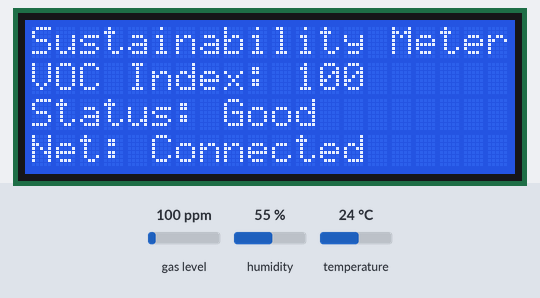
Simulated run of this sketch. Board: Arduino Uno, built with avr-gcc and run on an emulated ATmega328P. Shown: 20×4 character LCD. Inputs (shaded band) come from the test bench; at power-on: gas level 100 ppm, humidity 55 %, temperature 24 °C. Storage starts empty.

Above: at 2.8 s.
2.9 s: gas level set to 20 ppm
At 5.0 s:
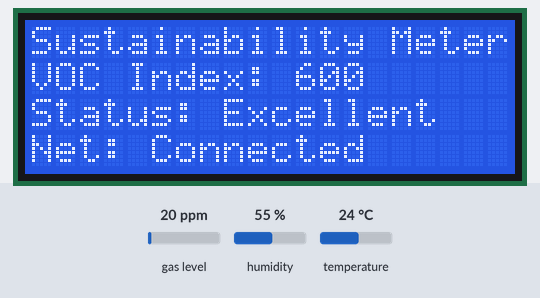
5.3 s: gas level set to 250 ppm
At 6.8 s:
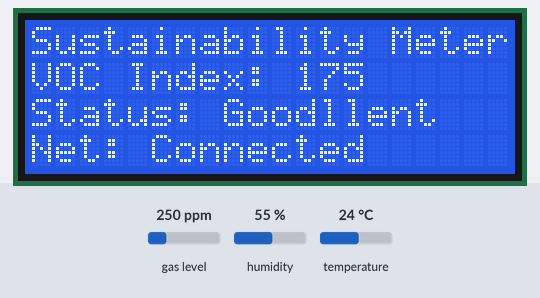
7.5 s: gas level set to 500 ppm
At 9.4 s:
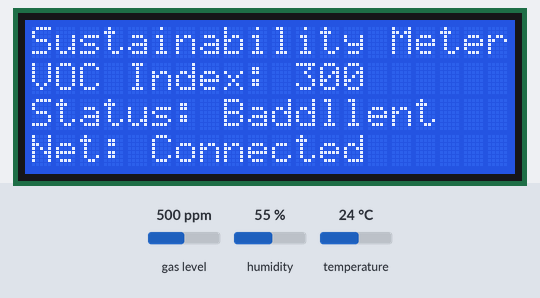
9.7 s: gas level set to 750 ppm
At 11.0 s:
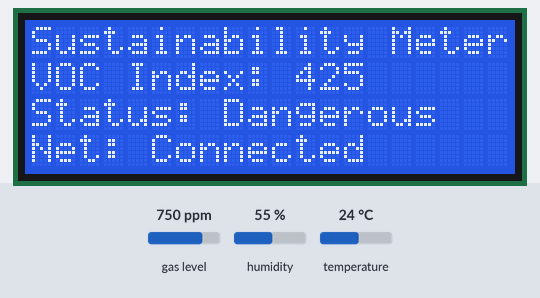
12.2 s: gas level set to 250 ppm
At 13.7 s:
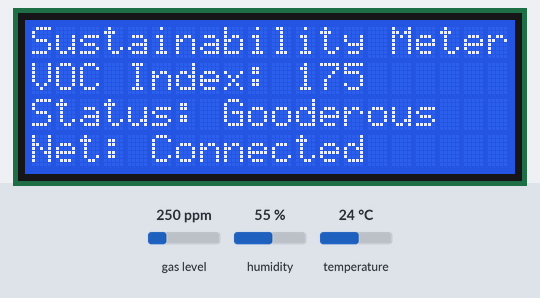
14.7 s: gas level set to 500 ppm
At 16.5 s:
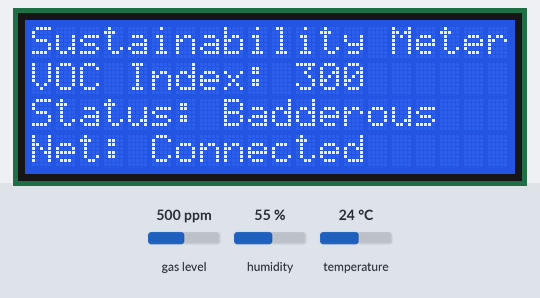
Timing chart, 0 to 17.9 s (numbered marks = the images above; inputs shaded):
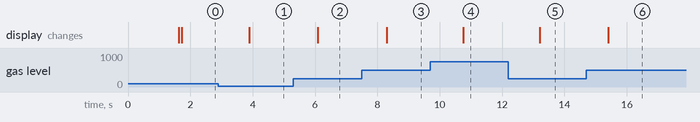

Measured:
- after the input at 2.9 s, the display: changes after 0.99 s (image 1)
- after the input at 5.3 s, the display: changes after 0.79 s (image 2)
- after the input at 7.5 s, the display: changes after 0.79 s (image 3)
- after the input at 9.7 s, the display: changes after 1.0 s (image 4)
- after the input at 12.2 s, the display: changes after 1.0 s (image 5)
- after the input at 14.7 s, the display: changes after 0.70 s (image 6)

The sketch:

voc_sensor.ino
```cpp
#include <sustainable_sensor.h>
#include "Adafruit_SGP40.h"
#include "Adafruit_SHT31.h"

#define CAMPUS "KB"
#define BUILDING "FJ"
#define ROOM "TLB"

// Define VOC Index values
#define VOC_TOO_HIGH 400
#define VOC_VERY_HIGH 300
#define VOC_HIGH 200
#define VOC_OKAY 100
#define VOC_EXCELLENT 0

// Initalise the VOC sensor and its data collection instance
Adafruit_SGP40 sgp;
Adafruit_SHT31 sht31;
uint16_t sraw;
int32_t voc_index;
SensorModule voc("VOC", "VOC Index: ", CAMPUS, BUILDING, ROOM);

void setup()
{
  if (DEBUG_FLAG)
  {
    Serial.begin(9600);
    if(SD.begin(SD_PIN)){
      sd_file_ = SD.open(LOGS_FILE, FILE_WRITE);
      sd_file_.print(millis());
      sd_file_.print(": ");
      sd_file_.println("Debug begin.");
      sd_file_.close();
    }
    Serial.println("Debug begin");
  }
}

void loop()
{
  float temperature = sht31.readTemperature();
  float humidity = sht31.readHumidity();
  voc_index = sgp.measureVocIndex(temperature, humidity);
  int i;
  voc.setValue(voc_index);
  if (voc_index >= VOC_TOO_HIGH)
  {
    i = 0;
    digitalWrite(WARNING_BUZZER, HIGH);
    delay(250);
    digitalWrite(WARNING_BUZZER, LOW);
  }
  else if (voc_index >= VOC_VERY_HIGH)
  {
    i = 1;
  }
  else if (voc_index >= VOC_HIGH)
  {
    i = 2;
  }
  else if (voc_index >= VOC_OKAY)
  {
    i = 3;
  }
  else
  {
    i = 4;
  }
  voc.displayValues(sensor_status[i]);
  voc.sendData();
  voc.displayNetworkStatus();
  delay(1000);
}
```
